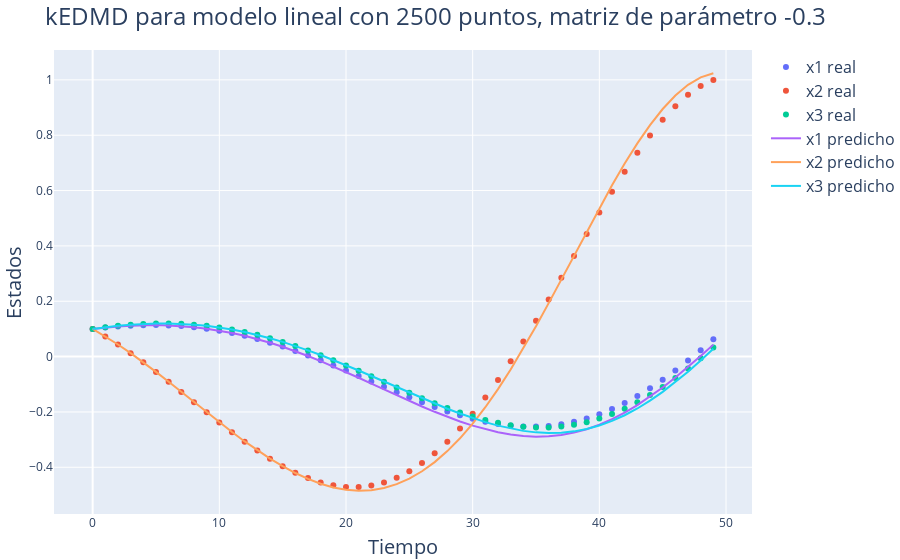

This figure's notebook cell:
### Code cell
# Alpha
alpha = -0.3

# Predicción
x, x_koop, A, U = compute_linear_kedmd(alpha, N)

# Gráfico
fig = go.Figure()

fig.add_trace(go.Scatter(x=t, y=x[:,0], name='x1 real', mode='markers'))
fig.add_trace(go.Scatter(x=t, y=x[:,1], name='x2 real', mode='markers'))
fig.add_trace(go.Scatter(x=t, y=x[:,2], name='x3 real', mode='markers'))

fig.add_trace(go.Scatter(x=t, y=x_koop[:,0], name='x1 predicho'))
fig.add_trace(go.Scatter(x=t, y=x_koop[:,1], name='x2 predicho'))
fig.add_trace(go.Scatter(x=t, y=x_koop[:,2], name='x3 predicho'))

# Colocar titulo
fig.update_layout(
    title=f"kEDMD para modelo lineal con {N} puntos, matriz de parámetro {alpha}",
    xaxis_title="Tiempo",
    yaxis_title="Estados",
    margin=dict(l=0, r=0, t=50, b=0)
    )

fig.write_image(img_path+"Linear1.pdf")
fig.show()
